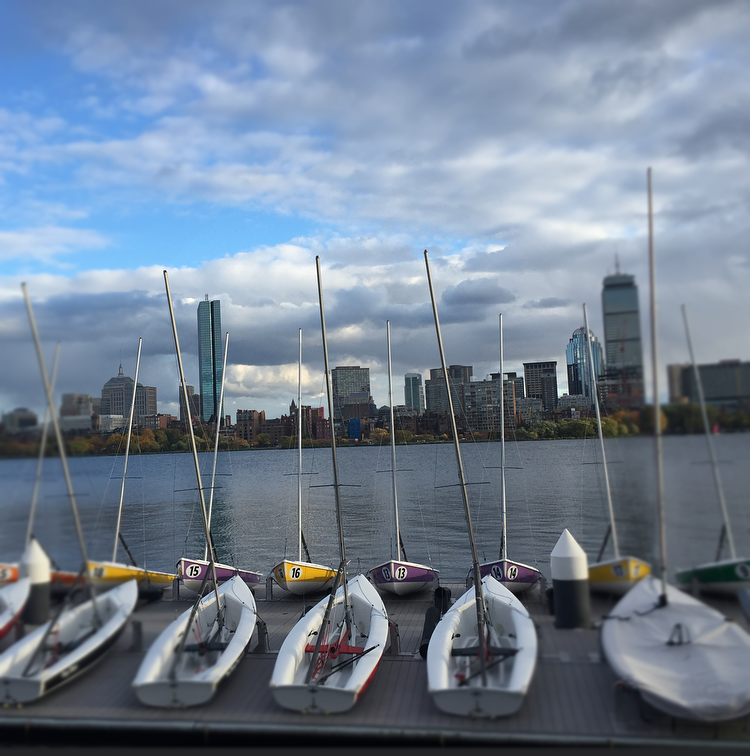
#> input picture Python/MITBoathouseColorTS_circle_original.png, 750 x 756 px
$ python ImageFiltersNumpy.py --input MITBoathouseColorTS_circle_original.png   (Python 2 division)   (older library calls are emulated)
#> lines starting #> are read from the running program, lines starting #| are printed output that depends on the picture; after the words box and inside, x2 and y2 are one past the last pixel; in counts of white or black regions, pixels touching at a corner belong together
import numpy as np
import matplotlib.pyplot as plt
import matplotlib.image as mpimg
from skimage import color
import time
import math
import argparse

# A basic Python implementation of ImageFilters

def numpy_boxblur(image, blur_mask, iterations=3):
    ''' boxblur using numpy '''

    blur_mask = blur_mask.astype(np.float)
    self_blur_mask = (9 - (blur_mask * 8)) / 9.0
    other_blur_mask = blur_mask / 9.0

    red = image[...,0].astype(np.float)
    green = image[...,1].astype(np.float)
    blue = image[...,2].astype(np.float)

    blur_weights = np.dstack((other_blur_mask, other_blur_mask, other_blur_mask,
                       other_blur_mask, self_blur_mask, other_blur_mask,
                       other_blur_mask, other_blur_mask, other_blur_mask))
    iterations = 1

    for i in range(iterations):
        red_padded = np.pad(red, 1, mode='edge')
        green_padded = np.pad(green, 1, mode='edge')
        blue_padded = np.pad(blue, 1, mode='edge')

        red_stacked = np.dstack((red_padded[:-2,  :-2], red_padded[:-2,  1:-1], red_padded[:-2,  2:],
                                 red_padded[1:-1, :-2], red_padded[1:-1, 1:-1], red_padded[1:-1, 2:],
                                 red_padded[2:,   :-2], red_padded[2:,   1:-1], red_padded[2:,   2:]))
        green_stacked = np.dstack((green_padded[:-2,  :-2], green_padded[:-2,  1:-1], green_padded[:-2,  2:],
                                   green_padded[1:-1, :-2], green_padded[1:-1, 1:-1], green_padded[1:-1, 2:],
                                   green_padded[2:,   :-2], green_padded[2:,   1:-1], green_padded[2:,   2:]))
        blue_stacked = np.dstack((blue_padded[:-2,  :-2], blue_padded[:-2,  1:-1], blue_padded[:-2,  2:],
                                  blue_padded[1:-1, :-2], blue_padded[1:-1, 1:-1], blue_padded[1:-1, 2:],
                                  blue_padded[2:,   :-2], blue_padded[2:,   1:-1], blue_padded[2:,   2:]))

        red = np.average(red_stacked, axis=2, weights=blur_weights).astype(np.uint8)
        green = np.average(green_stacked, axis=2, weights=blur_weights).astype(np.uint8)
        blue = np.average(blue_stacked, axis=2, weights=blur_weights).astype(np.uint8)

    image = np.dstack((red, green, blue))
    return image

# Adjusts the brightness on a pixel
def brightness(image, value):

    red = image[...,0] + value
    green = image[...,1] + value
    blue = image[...,2] + value

    image = np.dstack((red, green, blue))
    return image

# Adjusts the saturation of an image
# 0.0 creates a black-and-white image.
# 0.5 reduces the color saturation by half.
# 1.0 causes no change.
# 2.0 doubles the color saturation.
def saturation(image, value):
    Pr = np.float(0.299)
    Pg = np.float(0.587)
    Pb = np.float(0.114)

    red = image[...,0].astype(np.float)
    green = image[...,1].astype(np.float)
    blue = image[...,2].astype(np.float)

    P = np.sqrt(red*red*Pr + green*green*Pg + blue*blue*Pb)

    red_v = (P + ((red - P) * value))
    green_v = (P + ((green - P) * value))
    blue_v = (P + ((blue - P) * value))

    return np.dstack((red_v, green_v, blue_v))

# Adjusts the contrast on a pixel
def contrast(image, value):
    factor = (259 * (value + 255)) / float(255 * (259 - value))

    red = image[...,0].astype(np.float)
    green = image[...,1].astype(np.float)
    blue = image[...,2].astype(np.float)

    red_v = factor * (red - 128) + 128
    green_v = factor * (green - 128) + 128
    blue_v = factor * (blue - 128) + 128

    return np.dstack((red_v, green_v, blue_v))

#Increases the warmth or coolness of a pixel
def temperature(image, value):
    red = image[...,0]
    green = image[...,1]
    blue = image[...,2]

    if value > 0:
        red = red + value
    elif value < 0:
        blue = blue + value

    return np.dstack((red, green, blue))

#Inverts the colors, producing the same image that would be found in a film negative
def invert(image, value):
    if value:
        red = 255 - image[...,0]
        green = 255 - image[...,1]
        blue = 255 - image[...,2]
        return np.dstack((red, green, blue))

    return image

#If the pixel is above value it becomes black, otherwise white
def threshold(image, value, apply):
    if apply:
        red = image[...,0]
        green = image[...,1]
        blue = image[...,2]

        pixel_av = (red + green + blue) / 3.0

        values = np.ones_like(pixel_av) * value
        greater = np.greater(pixel_av, values)

        zeros = np.zeros_like(pixel_av)

        each = zeros + (greater * 255)

        return np.dstack((each, each, each))
    return image

# Ensures a pixel's value for a color is between 0 and 255
def truncate(image):
    zeros = np.zeros_like(image)
    ones = np.ones_like(image) * 255
    image = np.maximum(image, zeros)
    image = np.minimum(image, ones)
    return image

# generates horizontal blur mask using focus middle, focus radius, and image height,
# and stores the blur mask in the blur_mask parameter (np.array)
# [132 lines left out: functions generate_horizontal_blur_mask, generate_circular_blur_mask, ciruclar_blur_mask_helper, cartesian, not called in this run]

# Run a Python implementation of ImageFilters
if __name__ == '__main__':
    # Start the clock
    start_time = time.time()
    setup_time = time.time()

#==============================================================================
#     Setup for parsing Command Line Args
#==============================================================================
    parser = argparse.ArgumentParser(description='Image Effects (in pure Python)')
    parser.add_argument('-i','--input', help='Input image file name',required=True)
    parser.add_argument('-o','--output',help='Output image file name (required to save new image)', required=False)
    parser.add_argument('-n','--n_passes', help='Number of box blur passes',required=False)
    parser.add_argument('-b','--bright',help='Brightness Level (between -100.0 and 100.0)', required=False)
    parser.add_argument('-s','--sat',help='Saturation Level (between 0.0 and 2.0)', required=False)
    parser.add_argument('-c','--con',help='Contrast Level (between 0 and 50)', required=False)
    parser.add_argument('-t','--temp',help='Temperature Level (between -255 and 255)', required=False)
    parser.add_argument('-v','--inv',help='Invert Colors (0 -> Normal, 1 -> Inverted)', required=False)
    parser.add_argument('-z','--thresh',help='Threshold Level (between 0 and 255, default is None)', required=False)
    parser.add_argument('-w','--inverse',help='Invert Colors (0 -> Normal, 1 -> Inverted)', required=False)
    parser.add_argument('-x','--x_center',help='X coord of center of focus region', required=False)
    parser.add_argument('-y','--y_center',help='Y coord of center of focus region', required=False)
    parser.add_argument('-r','--radius',help='Radius of focus region', required=False)
    parser.add_argument('-m','--blur_mask',help='Blur mask file name', required=False)
    parser.add_argument('-f','--focus',help='Focus (0 -> In Focus, 1 -> Consistent Blur, 2 -> Circular Tilt Shift, 3 -> Horizontal Tilt Shift', required=False)

#==============================================================================
#     Parse Command Line Args
#==============================================================================
    args = parser.parse_args()

    # Load the image
    try:
        input_image = mpimg.imread(args.input,0)
#> input_image is the input picture: shape (756, 750, 4) float32; mean R, G, B, A 0.447, 0.505, 0.575, 1
    except (OSError, IOError) as e:
        parser.error('Valid input image file name required')

    width = np.int32(input_image.shape[1])
#> width = 750
    height = np.int32(input_image.shape[0])
#> height = 756

    # Output image file name
    out_filename = args.output if args.output is not None else None

    output_image = np.zeros_like(input_image)

    # Number of Passes - 3 passes approximates Gaussian Blur
    num_passes = np.int32(args.n_passes) if args.n_passes is not None else np.int32(3)
    if num_passes < 0:
        parser.error('Number of passes must be greater than 0')
    # Brightness - Between -100 and 100
    bright = np.float32(args.bright) if args.bright is not None else np.float32(0.0)
    if bright > 100 or bright < -100:
        parser.error('Brightness must be between -100 and 100')
    # Saturation - Between 0 and 2, 1.0 does not produce any effect
    sat = np.float32(args.sat) if args.sat is not None else np.float32(1.0)
    if sat > 5 or bright < 0:
        parser.error('Saturation must be between 0 and 5')
    # Contrast - Between -255 and 255
    con = np.float32(args.con) if args.con is not None else np.float32(0.0)
    if con > 255 or con < -255:
        parser.error('Contrast must be between -255 and 255')
    # Temperature - Between -255 and 255
    temp = np.int32(args.temp) if args.temp is not None else np.int32(0)
    if temp > 255 or temp < -255:
        parser.error('Temperature must be between -255 and 255')
    # Invert - True or False
    inv = np.bool_(True) if args.inverse == '1' else np.bool_(False)
    if inv is np.bool(False) and args.inverse not in ['1', None]:
        parser.error('Inverse must be 0 or 1')
    #Threshold - Between 0 and 255
    thresh = np.float32(-1.0)
    apply_thresh = False
    if args.thresh is not None:
        thresh = np.float32(args.thresh)
        apply_thresh = True
        if thresh > 255 or thresh < 0:
            parser.error('Threshold must be between 0 and 255')

    # Focus Type (default None)
    # Consistent blur
    consistent_blur = True if args.focus == '1' else False
    # Circle in-focus region
    focused_circle = True if args.focus == '2' else False
    # Horizontal in-focus region
    focused_hor = True if args.focus == '3' else False

    # The y-index of the center of the in-focus region
    middle_in_focus_y = np.int32(args.y_center) if args.y_center is not None else np.int32(height/2)
#> middle_in_focus_y = 378
    if middle_in_focus_y > height or middle_in_focus_y < 0:
        parser.error('Y coord of center of focus region must be between 0 and {} for this image'.format(height-1))
    # The x-index of the center of the in-focus region
    # Note: this only matters for circular in-focus region
    middle_in_focus_x = np.int32(args.x_center) if args.x_center is not None else np.int32(width/2)
#> middle_in_focus_x = 375
    if middle_in_focus_x > width or middle_in_focus_x < 0:
        parser.error('X coord of center of focus region must be between 0 and {} for this image'.format(width-1))
    # The number of pixels distance from middle_in_focus to keep in focus
    in_focus_radius = np.int32(args.radius) if args.radius is not None else np.int32(min(width, height)/2)
#> in_focus_radius = 375
    if in_focus_radius < 0:
        parser.error('Radius of focus region must be positive')
    # Accept the file name storing the blur mask
    # Note: There is one float blur amount per pixel

    # If Tilt Shift is enabled
    if consistent_blur or focused_circle or focused_hor or args.blur_mask != None:
        # Initialize blur mask to be all 1's (completely blurry)
        # Note: There is one float blur amount per pixel
        if args.blur_mask is not None:
            blur_mask = mpimg.imread(args.blur_mask,0)
        else:
            # Initialize blur mask to be all 1's (completely blurry)
            blur_mask = np.ones(input_image.shape[:2], dtype=np.float32)
            # Generate the blur mask
            if focused_circle:
                print "Creating circular blur mask"
                generate_circular_blur_mask(blur_mask, middle_in_focus_x, middle_in_focus_y, in_focus_radius, width, height)
            elif focused_hor:
                print "Creating horizontal blur mask"
                generate_horizontal_blur_mask(blur_mask, middle_in_focus_y, in_focus_radius, height)
    else:
        # No blurring
        blur_mask = np.zeros(input_image.shape[:2], dtype=np.float32)
        num_passes = 1

    if blur_mask.shape != input_image.shape[:2]:
        parser.error('The specified blur mask\'s shape did not match the input image\'s shape')

#==============================================================================
#     End Parsing Command Line Args
#==============================================================================
    setup_end_time = time.time()
    print "Took {} seconds to setup".format(setup_end_time - setup_time)

    print "Image Width %s" % width
#| Image Width 750
    print "Image Height %s" % height
#| Image Height 756

    input_image = brightness(input_image,bright)
#> in brightness, `red = image[...,0] + value`:
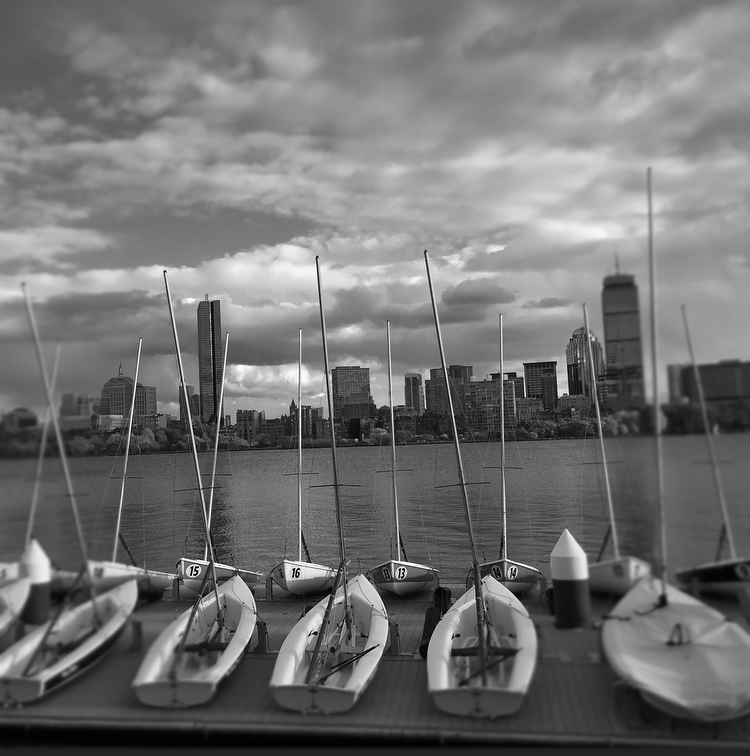
#> red: shape (756, 750) float32; min 0, max 1, mean 0.446
#> in brightness, `green = image[...,1] + value`:
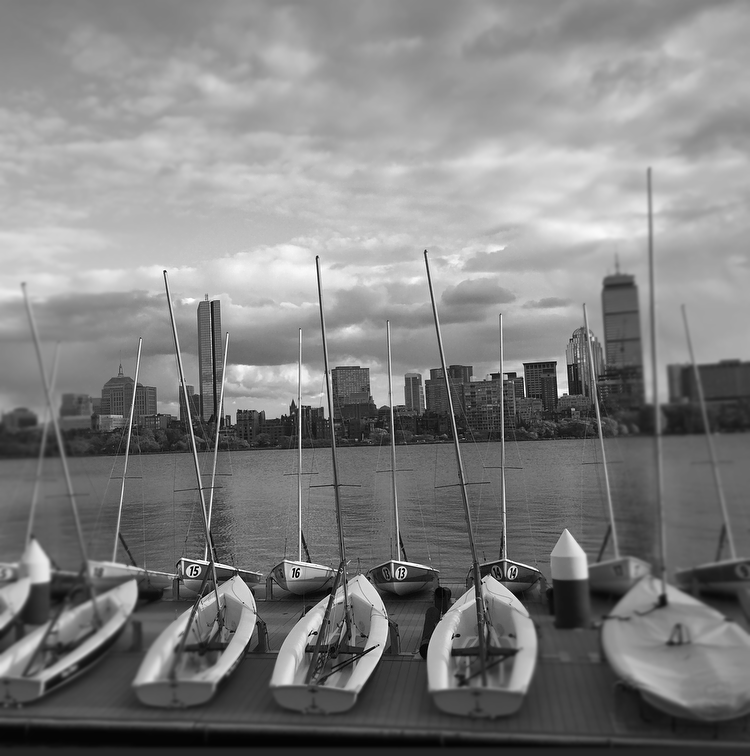
#> green: shape (756, 750) float32; min 0, max 1, mean 0.504
#> in brightness, `blue = image[...,2] + value`:
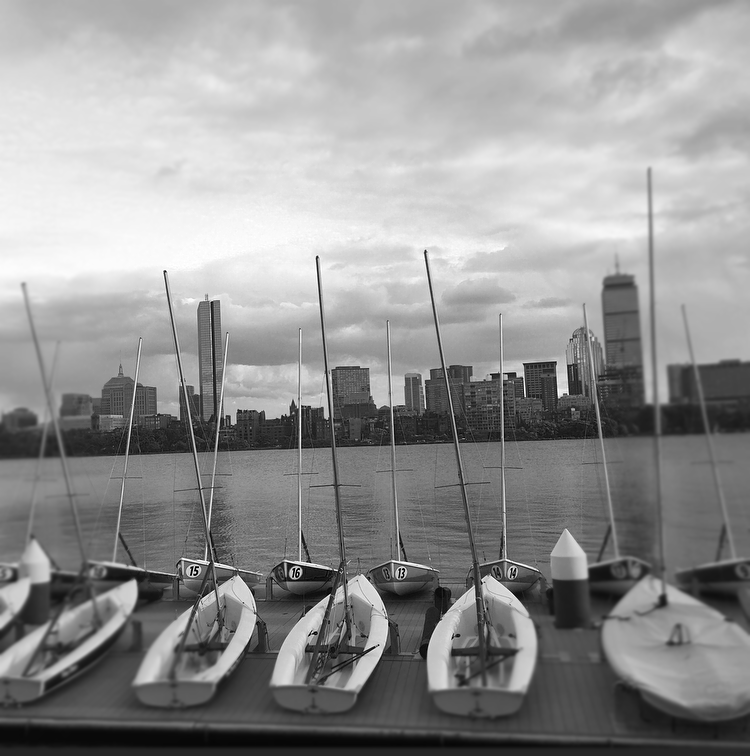
#> blue: shape (756, 750) float32; min 0, max 1, mean 0.575
    input_image = saturation(input_image, sat)
    input_image = contrast(input_image, con)
    input_image = temperature(input_image, temp)
    input_image = invert(input_image, inv)
    input_image = threshold(input_image, thresh, apply_thresh)

    # NOW CUTOFF THE VALUES AND RETURN AS UINT8
    input_image = truncate(input_image)

    #print blur_mask[50,]

    blur_time = time.time()
    print "Performing boxblur"
    input_image = numpy_boxblur(input_image, blur_mask, num_passes)
#> in numpy_boxblur, `blur_mask = blur_mask.astype(np.float)`: blur_mask: shape (756, 750) float64; every value is 0
#> in numpy_boxblur, `self_blur_mask = (9 - (blur_mask * 8)) / 9.0`: self_blur_mask: shape (756, 750) float64; every value is 1
#> the loop in numpy_boxblur, `for i in range(iterations):` made 1 pass
#> pass 1, in numpy_boxblur, `red = np.average(red_stacked, axis=2, weights=blur_weights).astype(np...`:
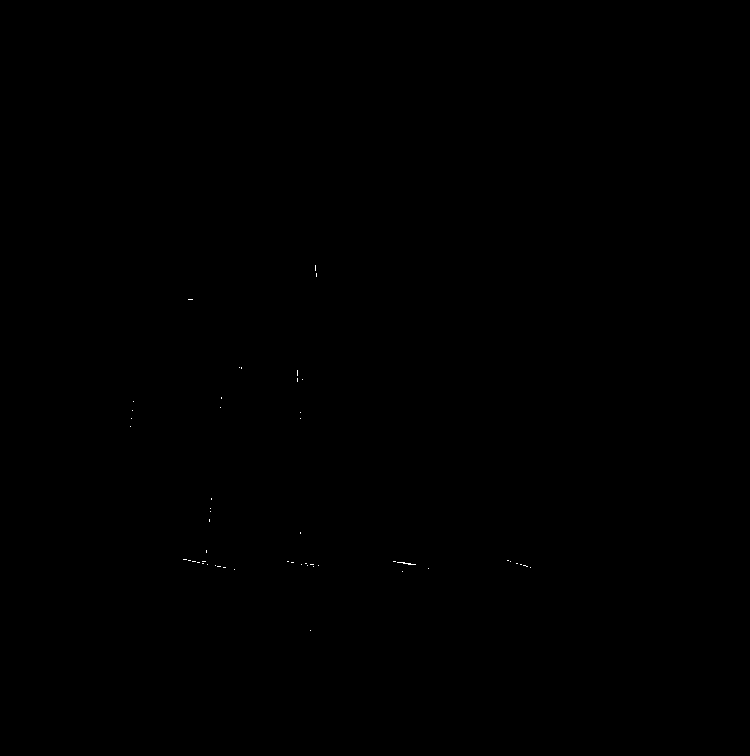
#> red: shape (756, 750); values 0 (black) and 1 (white), 0.02% white in thin lines or dots, all inside (x1, y1, x2, y2) = (130, 265, 531, 631)
#> after the loop in numpy_boxblur, `for i in range(iterations):`: blue: shape (756, 750); values 0 (black) and 1 (white), 0.02% white in thin lines or dots, all inside (x1, y1, x2, y2) = (162, 238, 559, 566)
#> after the loop in numpy_boxblur, `for i in range(iterations):`: green: shape (756, 750); values 0 (black) and 1 (white), 0.02% white in thin lines or dots, all inside (x1, y1, x2, y2) = (131, 264, 559, 571)

    end_time = time.time()
    print "TOTAL - Took %s seconds to run %s passes" % (end_time - start_time, num_passes)
    print "Blur time %s" % (end_time - blur_time)

    if out_filename is not None:
        # Save image
        mpimg.imsave(out_filename, input_image)
    else:
        # Display the new image
        plt.imshow(input_image)
        plt.show()
